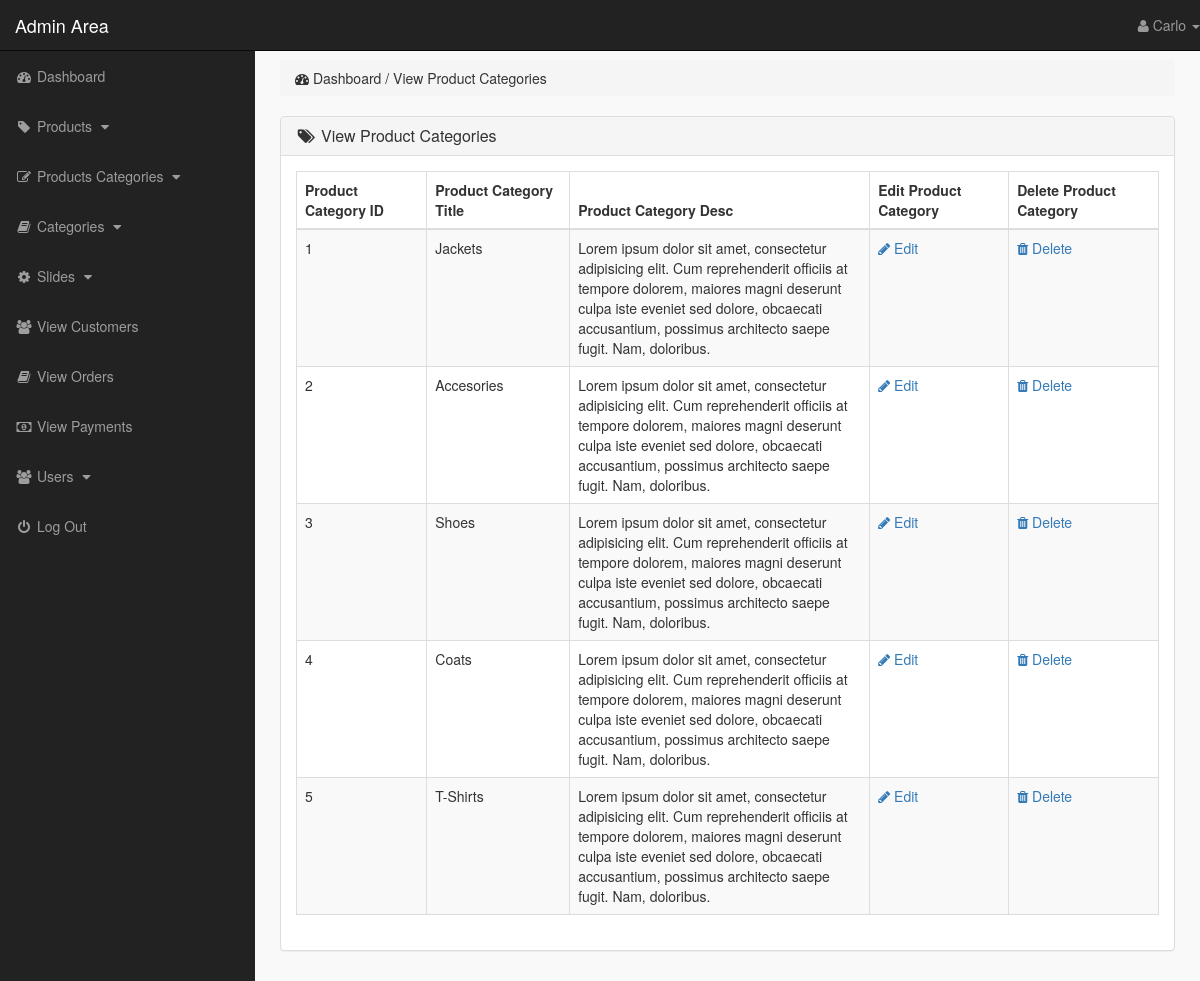
/admin_area/index.php?view_p_cats (signed in), run on the app's committed database.
### tables this page shows
CREATE TABLE `product_categories` (
  `p_cat_id` int(10) NOT NULL,
  `p_cat_title` text NOT NULL,
  `p_cat_desc` text NOT NULL
);

### admin_area/view_p_cats.php (the view)
<?php
    if(!isset($_SESSION['admin_email'])){
        echo "<script>window.open('login.php','_self')</script>";
    }else{
?>
<div class="row">
    <div class="col-lg-12">
        <ol class="breadcrumb">
            <li>
                <i class="fa fa-dashboard"></i> Dashboard / View Product Categories
            </li>
        </ol>
    </div>
</div>
<div class="row">
    <div class="col-lg-12">
        <div class="panel panel-default">
            <div class="panel-heading">
                <h3 class="panel-title">
                    <i class="fa fa-tags fa-fw"></i> View Product Categories
                </h3>
            </div>
            <div class="panel-body">
                <div class="table-responsive">
                    <table class="table table-hover table-striped table-bordered">
                        <thead>
                            <tr>
                                <th> Product Category ID </th>
                                <th> Product Category Title </th>
                                <th> Product Category Desc </th>
                                <th> Edit Product Category </th>
                                <th> Delete Product Category </th>
                            </tr>
                        </thead>
                        <tbody>
                            <?php
                                $i=0;
                                $get_p_cats = "select * from product_categories";
                                $run_p_cats = mysqli_query($con,$get_p_cats);
                                while($row_p_cats=mysqli_fetch_array($run_p_cats)){
                                    $p_cat_id = $row_p_cats['p_cat_id'];
                                    $p_cat_title = $row_p_cats['p_cat_title'];
                                    $p_cat_desc = $row_p_cats['p_cat_desc'];
                                    $i++;
                            ?>
                            <tr>
                                <td> <?php echo $i; ?> </td>
                                <td> <?php echo $p_cat_title; ?> </td>
                                <td width="300"> <?php echo $p_cat_desc; ?> </td>
                                <td>
                                    <a href="index.php?edit_p_cat=<?php echo $p_cat_id;?>">
                                        <i class="fa fa-pencil"></i> Edit
                                    </a>
                                </td>
                                <td>
                                    <a href="index.php?delete_p_cat= <?php echo $p_cat_id; ?> ">
                                        <i class="fa fa-trash"></i> Delete
                                    </a>
                                </td>
                            </tr>
                            <?php } ?>
                        </tbody>
                    </table>
                </div>
            </div>
        </div>
    </div>
</div>
<?php } ?>

### admin_area/includes/sidebar.php (shortened to what this page needs)
<?php
    if(!isset($_SESSION['admin_email'])){
        echo "<script>window.open('login.php','_self')</script>";
    }else{
?>
<nav class="navbar navbar-inverse navbar-fixed-top">
    <div class="navbar-header">
        <a href="index.php?dashboard" class="navbar-brand">Admin Area</a>
    </div>
    <ul class="nav navbar-right top-nav">
        <li class="dropdown">
            <a href="#" class="dropdown-toggle" data-toggle="dropdown">
                <i class="fa fa-user"></i> <?php echo $admin_name;  ?> <b class="caret"></b>
            </a>
        </li>
    </ul>
    <div class="collapse navbar-collapse navbar-ex1-collapse">
        <ul class="nav navbar-nav side-nav">
            <li>
                <a href="index.php?dashboard">
                        <i class="fa fa-fw fa-dashboard"></i> Dashboard
                </a>
            </li>
            <li>
                <a href="#" data-toggle="collapse" data-target="#products">
                        <i class="fa fa-fw fa-tag"></i> Products
                        <i class="fa fa-fw fa-caret-down"></i>
                </a>
            </li>
            <li>
                <a href="#" data-toggle="collapse" data-target="#p_cat">
                        <i class="fa fa-fw fa-edit"></i> Products Categories
                        <i class="fa fa-fw fa-caret-down"></i>
                </a>
            </li>
            <li>
                <a href="#" data-toggle="collapse" data-target="#cat">
                        <i class="fa fa-fw fa-book"></i> Categories
                        <i class="fa fa-fw fa-caret-down"></i>
                </a>
            </li>
            <li>
                <a href="#" data-toggle="collapse" data-target="#slides">
                        <i class="fa fa-fw fa-gear"></i> Slides
                        <i class="fa fa-fw fa-caret-down"></i>
                </a>
            </li>
            <li>
                <a href="index.php?view_customers">
                    <i class="fa fa-fw fa-users"></i> View Customers
                </a>
            </li>
            <li>
                <a href="index.php?view_orders">
                    <i class="fa fa-fw fa-book"></i> View Orders
                </a>
            </li>
            <li>
                <a href="index.php?view_payments">
                    <i class="fa fa-fw fa-money"></i> View Payments
                </a>
            </li>
            <li>
                <a href="#" data-toggle="collapse" data-target="#users">
                        <i class="fa fa-fw fa-users"></i> Users
                        <i class="fa fa-fw fa-caret-down"></i>
                </a>
            </li>
            <li>
                <a href="logout.php">
                    <i class="fa fa-fw fa-power-off"></i> Log Out
                </a>
            </li>
        </ul>
    </div>
</nav>
<?php } ?>

### admin_area/css/style.css (style rules this page uses)
body { margin-top: 100px; }
@media (min-width: 768px) { body { margin-top: 50px; } }
.top-nav { 0 15px; }
.top-nav>li { float: left; display: inline-block; }
.top-nav>li>a { color: #999999; line-height: 20px; padding-top: 15px; padding-bottom: 15px; }
@media (min-width: 768px) { .side-nav { position: fixed; top: 51px; bottom: 0; width: 255px; overflow-y: auto; overflow-x: hidden; background-color: #222222; padding-bottom: 40px; border-radius: 0; } }
@media (min-width: 768px) { .side-nav>li>a { width: 255px; } }
.panel-body { border-radius: 5px; }

### data on the page
product_categories: p_cat_title "Jackets", p_cat_desc "Lorem ipsum dolor sit amet, consectetur adipisicing elit. Cum reprehenderit officiis at tempore dolorem, maiores magni deserunt culpa iste eveniet sed dolore, obcaecati accusantium, possimus architecto saepe fugit. Nam, doloribus."
product_categories: p_cat_title "Accesories", p_cat_desc "Lorem ipsum dolor sit amet, consectetur adipisicing elit. Cum reprehenderit officiis at tempore dolorem, maiores magni deserunt culpa iste eveniet sed dolore, obcaecati accusantium, possimus architecto saepe fugit. Nam, doloribus."
product_categories: p_cat_title "Shoes", p_cat_desc "Lorem ipsum dolor sit amet, consectetur adipisicing elit. Cum reprehenderit officiis at tempore dolorem, maiores magni deserunt culpa iste eveniet sed dolore, obcaecati accusantium, possimus architecto saepe fugit. Nam, doloribus."
product_categories: p_cat_title "Coats", p_cat_desc "Lorem ipsum dolor sit amet, consectetur adipisicing elit. Cum reprehenderit officiis at tempore dolorem, maiores magni deserunt culpa iste eveniet sed dolore, obcaecati accusantium, possimus architecto saepe fugit. Nam, doloribus."
product_categories: p_cat_title "T-Shirts", p_cat_desc "Lorem ipsum dolor sit amet, consectetur adipisicing elit. Cum reprehenderit officiis at tempore dolorem, maiores magni deserunt culpa iste eveniet sed dolore, obcaecati accusantium, possimus architecto saepe fugit. Nam, doloribus."

### other printed values
$admin_name "Carlo"
